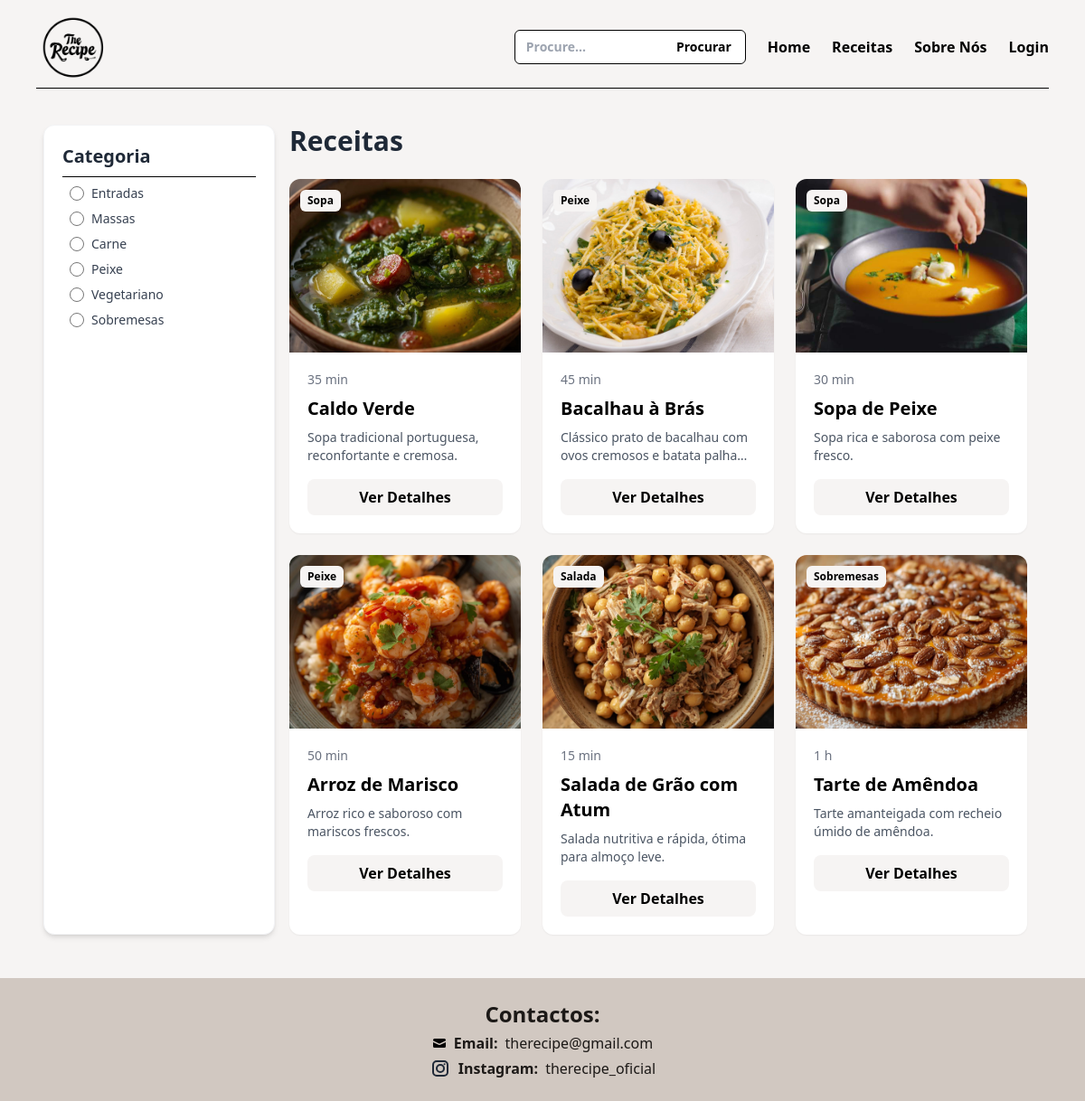
Screenshot of /receitas.php with the database file from the repository.
### tables this page shows
CREATE TABLE IF NOT EXISTS `receitas` (
  `id` int NOT NULL AUTO_INCREMENT,
  `nome` varchar(100) NOT NULL,
  `tempo` varchar(50) DEFAULT NULL,
  `ingredientes` text,
  `preparacao` text,
  `imagem` varchar(128) DEFAULT NULL,
  `categoria` varchar(100) DEFAULT NULL,
  `descricao` text,
  `quantidade` int DEFAULT NULL,
  `orcamento` varchar(50) DEFAULT NULL,
  PRIMARY KEY (`id`)
);

### receitas.php (the view, shortened to what this page needs)
<?php
require('ajax/connection.php');
$busca = $_GET['busca'] ?? '';
?>
<!DOCTYPE html>
<html lang="pt-pt">
<head>
    <script src="https://cdn.tailwindcss.com"></script>
</head>
<body class="bg-[#F6F4F3] min-h-screen flex flex-col">
    <?php require('includes/nav.php'); ?>
    <div class="flex-grow px-12 py-8">
        <div class="flex">
            <div class="hidden md:block lg:w-64 sticky top-4 bg-white p-5 rounded-xl shadow-md border border-gray-100">
                <h2 class="font-bold text-xl text-gray-800">Categoria</h2>
                <div class="border-b border-black my-2"></div>
                <div class="flex items-center m-2">
                    <input type="radio" id="entradas" name="categorias" value="Entradas" class="w-4 h-4 text-green-600 bg-gray-100 border-gray-300 focus:ring-green-500">
                    <label for="entradas" class="mx-2 text-sm font-medium text-gray-700 cursor-pointer">Entradas</label>
                </div>
                <div class="flex items-center m-2">
                    <input type="radio" id="massas" name="categorias" value="Massas" class="w-4 h-4 text-green-600 bg-gray-100 border-gray-300 focus:ring-green-500">
                    <label for="massas" class="mx-2 text-sm font-medium text-gray-700 cursor-pointer">Massas</label>
                </div>
                <div class="flex items-center m-2">
                    <input type="radio" id="carne" name="categorias" value="Carne" class="w-4 h-4 text-green-600 bg-gray-100 border-gray-300 focus:ring-green-500">
                    <label for="carne" class="mx-2 text-sm font-medium text-gray-700 cursor-pointer">Carne</label>
                </div>
                <div class="flex items-center m-2">
                    <input type="radio" id="peixe" name="categorias" value="Peixe" class="w-4 h-4 text-green-600 bg-gray-100 border-gray-300 focus:ring-green-500">
                    <label for="peixe" class="mx-2 text-sm font-medium text-gray-700 cursor-pointer">Peixe</label>
                </div>
                <div class="flex items-center m-2">
                    <input type="radio" id="vegetariano" name="categorias" value="Vegetariano" class="w-4 h-4 text-green-600 bg-gray-100 border-gray-300 focus:ring-green-500">
                    <label for="vegetariano" class="mx-2 text-sm font-medium text-gray-700 cursor-pointer">Vegetariano</label>
                </div>
                <div class="flex items-center m-2">
                    <input type="radio" id="sobremesas" name="categorias" value="Sobremesas" class="w-4 h-4 text-green-600 bg-gray-100 border-gray-300 focus:ring-green-500">
                    <label for="sobremesas" class="mx-2 text-sm font-medium text-gray-700 cursor-pointer">Sobremesas</label>
                </div>
            </div>
            <?php
                if ($busca != '') {
                    $sql = "SELECT * FROM receitas WHERE nome LIKE :busca";
                    $stmt = $dbh->prepare($sql);
                    $stmt->bindValue(':busca', "%$busca%");
                } else {
                    $sql = "SELECT * FROM receitas";
                    $stmt = $dbh->prepare($sql);
                }
                $stmt->execute();
            ?>
            <div class="flex-1 md:px-4">
                <h1 class="text-3xl font-bold mb-6 text-gray-800">Receitas</h1>
                <div class="grid grid-cols-1 sm:grid-cols-2 md:grid-cols-3 gap-6">
                    <?php while($receita = $stmt->fetchObject()):
                        $idReceita = $receita->id;
                        $nome = $receita->nome;
                        $imagem = $receita->imagem;
                        $tempo = $receita->tempo;
                        $categoria = $receita->categoria;
                        $descricao = $receita->descricao;
                    ?>
                    <div class="receita bg-white rounded-xl shadow-sm overflow-hidden relative group"data-categoria="<?= $categoria ?>">
                        <img src="imagem/<?= $imagem ?>" alt="<?= $nome ?>" class="w-full h-48 object-cover group-hover:scale-105 transition-transform duration-300">
                        <span class="absolute top-3 left-3 bg-[#F6F4F3] text-black text-xs font-bold px-2 py-1 rounded-md"><?= $categoria ?></span>
                        <div class="p-5">
                            <span class="text-sm text-gray-500 mb-2 block"><?= $tempo ?></span>
                            <h3 class="text-xl font-bold mb-2"><?= $nome ?></h3>
                            <p class="text-gray-600 text-sm line-clamp-2 mb-4"><?= $descricao ?></p>
                            <a href="receita.php?receita=<?= $idReceita ?>" class="block py-2 bg-[#F6F4F3] text-black font-semibold rounded-lg text-center hover:bg-[#B09B80]">Ver Detalhes</a>
                        </div>
                    </div>
                    <?php endwhile; ?>
                </div>
            </div>
        </div>
    </div>
    <?php require('includes/footer.php'); ?>
</body>
</html>

### includes/nav.php (shortened to what this page needs)
<nav class="px-4 sm:px-10 pt-4">
  <div class="flex items-center justify-between gap-4">
    <a href="index.php" class="w-16 sm:w-20">
      <img src="imagem/The Recipe - logo.png" alt="The Recipe">
    </a>
    <div class="hidden md:flex items-center gap-6 font-bold">
      <form action="receitas.php" method="GET" class="hidden md:block relative w-48 lg:w-64">
        <input type="text" name="busca" placeholder="Procure..." required class="w-full text-sm border border-black rounded-md pl-3 pr-20 py-2">
        <button type="submit" class="absolute right-1 top-1/2 -translate-y-1/2 px-3 py-1 text-sm rounded hover:bg-[#B09B80] hover:text-white">
          Procurar
        </button>
      </form>
      <a href="index.php" class="hover:text-[#5A5957]">Home</a>
      <a href="receitas.php" class="hover:text-[#5A5957]">Receitas</a>
      <a href="sobre.php" class="hover:text-[#5A5957]">Sobre Nós</a>
      <?php if (!empty($_SESSION['ligado'])): ?>
        <a href="favoritos.php" class="hover:text-[#5A5957]">Favoritos</a>
        <div class="relative">
          <span id="avatar-btn" class="cursor-pointer flex items-center justify-center h-10 w-10 rounded-full bg-[#B09B80] text-white text-sm">
            <?= $_SESSION['iniciais'] ?>
          </span>
          <div id="avatar-menu" class="absolute right-0 mt-2 w-48 bg-white border rounded-lg shadow-lg hidden">
            <div class="px-4 py-2 border-b">Olá, <?= $_SESSION['nome'] ?></div>
            <a href="admin/dashboard.php" class="block px-4 py-2 hover:bg-gray-50">Dashboard</a>
            <a href="auth/logout.php" class="block px-4 py-2 text-red-600 hover:bg-red-50">Logout</a>
          </div>
        </div>
      <?php else: ?>
        <a href="login.php" class="hover:text-[#5A5957]">Login</a>
      <?php endif; ?>
    </div>
  </div>
  <hr class="border-black my-2">
</nav>

### includes/footer.php (shortened to what this page needs)
<footer class="mt-4 py-6 bg-[#D1C8C1]">
    <div class="text-center max-w-3xl mx-auto px-2 sm:px-6">
        <h1 class="text-stone-900 text-xl sm:text-2xl font-bold">Contactos:</h1>
        <div class="flex flex-col sm:flex-row justify-center items-center gap-1 sm:gap-6">
            <div class="flex items-center gap-2">
                <p class="text-stone-900 text-base font-bold">Email:</p>
                <p class="text-stone-900 text-base break-all">therecipe@gmail.com</p>
            </div>
        </div>
        <div class="flex flex-col sm:flex-row justify-center items-center ">
            <div class="flex items-center gap-2">
                <p class="text-stone-900 text-base font-bold">Instagram:</p>
                <p class="text-stone-900 text-base">therecipe_oficial</p>
            </div>
            </div>
        </div>
</footer>

### rows the page displays
receitas: imagem (picture), categoria "Sopa", tempo "35 min", nome "Caldo Verde", descricao "Sopa tradicional portuguesa, reconfortante e cremosa."
receitas: imagem (picture), categoria "Peixe", tempo "45 min", nome "Bacalhau à Brás", descricao "Clássico prato de bacalhau com ovos cremosos e batata…"
receitas: imagem (picture), categoria "Sopa", tempo "30 min", nome "Sopa de Peixe", descricao "Sopa rica e saborosa com peixe fresco."
receitas: imagem (picture), categoria "Peixe", tempo "50 min", nome "Arroz de Marisco", descricao "Arroz rico e saboroso com mariscos frescos."
receitas: imagem (picture), categoria "Salada", tempo "15 min", nome "Salada de Grão com Atum", descricao "Salada nutritiva e rápida, ótima para almoço leve."
receitas: imagem (picture), categoria "Sobremesas", tempo "1 h", nome "Tarte de Amêndoa", descricao "Tarte amanteigada com recheio úmido de amêndoa."
